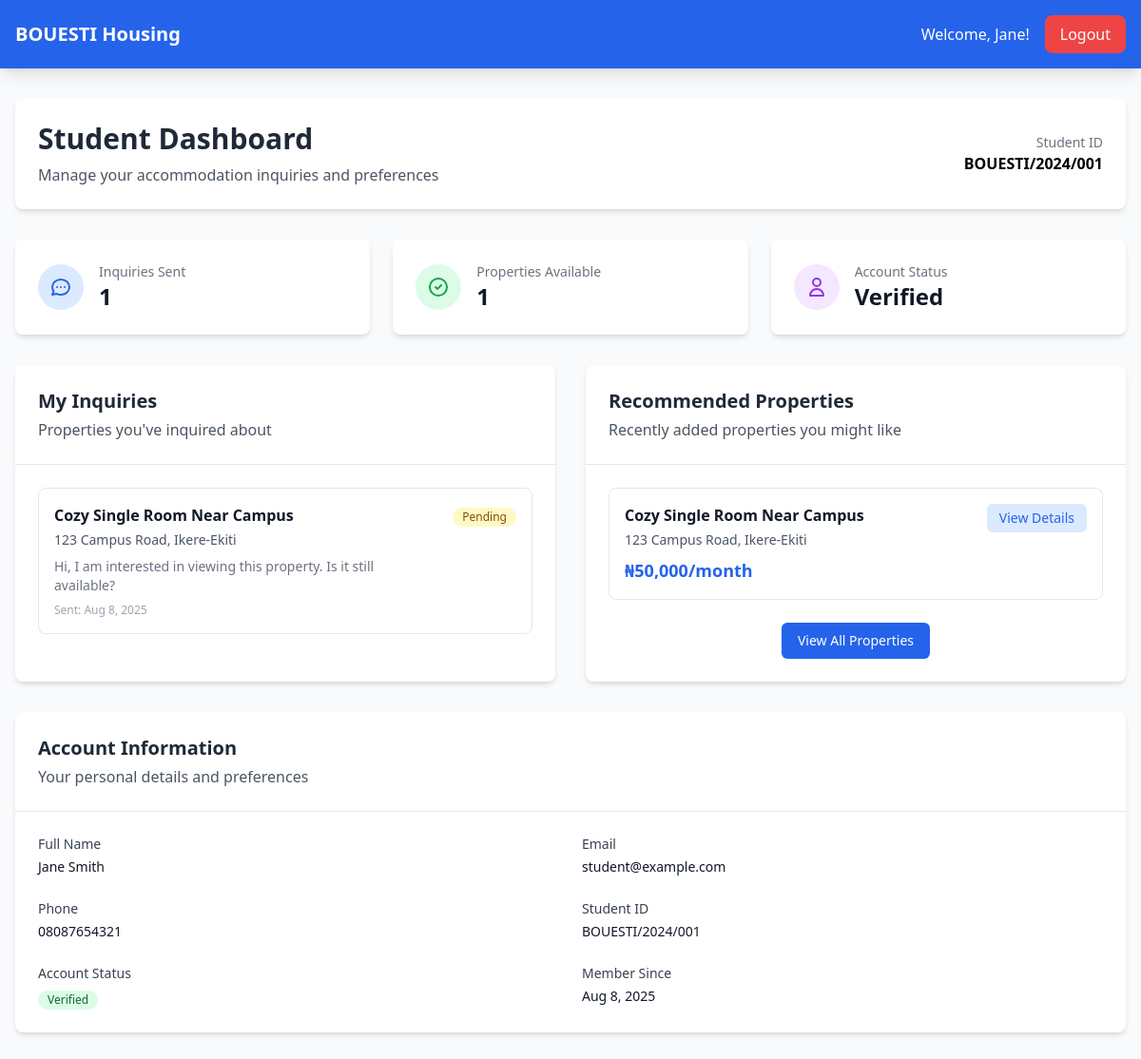
Page /pages/dashboard/student_dashboard.php (signed in) on the committed database.
### tables this page shows
CREATE TABLE users (
    id INT PRIMARY KEY AUTO_INCREMENT,
    email VARCHAR(255) UNIQUE NOT NULL,
    password VARCHAR(255) NOT NULL,
    user_type ENUM('student', 'landlord', 'admin') NOT NULL,
    first_name VARCHAR(100) NOT NULL,
    last_name VARCHAR(100) NOT NULL,
    phone VARCHAR(20) NOT NULL,
    student_id VARCHAR(50) NULL,
    business_name VARCHAR(255) NULL,
    is_verified BOOLEAN DEFAULT FALSE,
    is_active BOOLEAN DEFAULT TRUE,
    created_at TIMESTAMP DEFAULT CURRENT_TIMESTAMP,
    updated_at TIMESTAMP DEFAULT CURRENT_TIMESTAMP ON UPDATE CURRENT_TIMESTAMP
);

CREATE TABLE inquiries (
    id INT PRIMARY KEY AUTO_INCREMENT,
    student_id INT NOT NULL,
    property_id INT NOT NULL,
    landlord_id INT NOT NULL,
    message TEXT NOT NULL,
    admin_response TEXT NULL,
    status ENUM('pending', 'responded', 'closed') DEFAULT 'pending',
    created_at TIMESTAMP DEFAULT CURRENT_TIMESTAMP,
    FOREIGN KEY (student_id) REFERENCES users(id) ON DELETE CASCADE,
    FOREIGN KEY (property_id) REFERENCES properties(id) ON DELETE CASCADE,
    FOREIGN KEY (landlord_id) REFERENCES users(id) ON DELETE CASCADE
);

CREATE TABLE properties (
    id INT PRIMARY KEY AUTO_INCREMENT,
    landlord_id INT NOT NULL,
    title VARCHAR(255) NOT NULL,
    description TEXT NOT NULL,
    address TEXT NOT NULL,
    rent_amount DECIMAL(10,2) NOT NULL,
    property_type ENUM('single_room', 'shared_room', 'apartment') NOT NULL,
    amenities TEXT NULL,
    is_available BOOLEAN DEFAULT TRUE,
    is_approved BOOLEAN DEFAULT FALSE,
    rejection_reason TEXT NULL,
    created_at TIMESTAMP DEFAULT CURRENT_TIMESTAMP,
    updated_at TIMESTAMP DEFAULT CURRENT_TIMESTAMP ON UPDATE CURRENT_TIMESTAMP,
    FOREIGN KEY (landlord_id) REFERENCES users(id) ON DELETE CASCADE
);

### pages/dashboard/student_dashboard.php (the view, shortened to what the rows shown need)
<?php
require_once '../../includes/config.php';
require_once '../../includes/functions.php';
$user_id = $_SESSION['user_id'];
$user = getUserById($user_id);
$inquiries = getInquiriesByStudent($user_id);
$recent_properties = getRecentProperties(4);
?>
<!DOCTYPE html>
<html lang="en">
<head>
    <script src="https://cdn.tailwindcss.com"></script>
    <link rel="stylesheet" href="../../css/style.css">
</head>
<body class="bg-gray-50">
    <nav class="bg-blue-600 text-white shadow-lg">
        <div class="max-w-7xl mx-auto px-4">
            <div class="flex justify-between items-center py-4">
                <div class="flex items-center space-x-4">
                    <span>Welcome, <?php echo htmlspecialchars($user['first_name']); ?>!</span>
                    <a href="../../pages/logout.php" class="bg-red-500 hover:bg-red-600 px-4 py-2 rounded-lg transition duration-200">Logout</a>
                </div>
            </div>
        </div>
    </nav>
    <div class="max-w-7xl mx-auto px-4 py-8">
        <div class="bg-white rounded-lg shadow-md p-6 mb-8">
            <div class="flex items-center justify-between">
                <div>
                    <h1 class="text-3xl font-bold text-gray-800">Student Dashboard</h1>
                </div>
                <div class="text-right">
                    <p class="text-sm text-gray-500">Student ID</p>
                    <p class="font-semibold"><?php echo htmlspecialchars($user['student_id']); ?></p>
                </div>
            </div>
        </div>
        <div class="grid grid-cols-1 lg:grid-cols-2 gap-8">
            <div class="bg-white rounded-lg shadow-md">
                <div class="p-6 border-b border-gray-200">
                    <h2 class="text-xl font-semibold text-gray-800">My Inquiries</h2>
                </div>
                <div class="p-6">
                    <?php if (empty($inquiries)): ?>
                        <div class="text-center py-8">
                            <svg class="mx-auto h-12 w-12 text-gray-400" fill="none" stroke="currentColor" viewBox="0 0 24 24">
                                <path stroke-linecap="round" stroke-linejoin="round" stroke-width="2" d="M8 12h.01M12 12h.01M16 12h.01M21 12c0 4.418-4.03 8-9 8a9.863 9.863 0 01-4.255-.949L3 20l1.395-3.72C3.512 15.042 3 13.574 3 12c0-4.418 4.03-8 9-8s9 3.582 9 8z"></path>
                            </svg>
                            <h3 class="mt-2 text-sm font-medium text-gray-900">No inquiries yet</h3>
                            <p class="mt-1 text-sm text-gray-500">Start browsing properties to send inquiries.</p>
                            <div class="mt-6">
                                <a href="../../pages/properties/list.php" class="inline-flex items-center px-4 py-2 border border-transparent shadow-sm text-sm font-medium rounded-md text-white bg-blue-600 hover:bg-blue-700">
                                    Browse Properties
                                </a>
                            </div>
                        </div>
                    <?php else: ?>
                        <div class="space-y-4">
                            <?php foreach ($inquiries as $inquiry): ?>
                                <?php $property = getPropertyById($inquiry['property_id']); ?>
                                <div class="border border-gray-200 rounded-lg p-4">
                                    <div class="flex justify-between items-start">
                                        <div class="flex-1">
                                            <h3 class="font-semibold text-gray-900"><?php echo htmlspecialchars($property['title']); ?></h3>
                                            <p class="text-sm text-gray-600 mt-1"><?php echo htmlspecialchars($property['address']); ?></p>
                                            <p class="text-sm text-gray-500 mt-2"><?php echo htmlspecialchars($inquiry['message']); ?></p>
                                            <p class="text-xs text-gray-400 mt-2">Sent: <?php echo date('M j, Y', strtotime($inquiry['created_at'])); ?></p>
                                        </div>
                                        <div class="ml-4">
                                            <span class="inline-flex items-center px-2.5 py-0.5 rounded-full text-xs font-medium bg-yellow-100 text-yellow-800">
                                                Pending
                                            </span>
                                        </div>
                                    </div>
                                </div>
                            <?php endforeach; ?>
                        </div>
                    <?php endif; ?>
                </div>
            </div>
            <div class="bg-white rounded-lg shadow-md">
                <div class="p-6 border-b border-gray-200">
                    <h2 class="text-xl font-semibold text-gray-800">Recommended Properties</h2>
                </div>
                <div class="p-6">
                    <?php if (empty($recent_properties)): ?>
                        <div class="text-center py-8">
                            <svg class="mx-auto h-12 w-12 text-gray-400" fill="none" stroke="currentColor" viewBox="0 0 24 24">
                                <path stroke-linecap="round" stroke-linejoin="round" stroke-width="2" d="M19 21V5a2 2 0 00-2-2H7a2 2 0 00-2 2v16m14 0h2m-2 0h-5m-9 0H3m2 0h5M9 7h1m-1 4h1m4-4h1m-1 4h1m-5 10v-5a1 1 0 011-1h2a1 1 0 011 1v5m-4 0h4"></path>
                            </svg>
                            <h3 class="mt-2 text-sm font-medium text-gray-900">No properties available</h3>
                            <p class="mt-1 text-sm text-gray-500">Check back later for new listings.</p>
                        </div>
                    <?php else: ?>
                        <div class="space-y-4">
                            <?php foreach ($recent_properties as $property): ?>
                                <div class="border border-gray-200 rounded-lg p-4 hover:shadow-md transition duration-200">
                                    <div class="flex justify-between items-start">
                                        <div class="flex-1">
                                            <h3 class="font-semibold text-gray-900"><?php echo htmlspecialchars($property['title']); ?></h3>
                                            <p class="text-sm text-gray-600 mt-1"><?php echo htmlspecialchars($property['address']); ?></p>
                                            <p class="text-lg font-bold text-blue-600 mt-2">₦<?php echo number_format($property['rent_amount']); ?>/month</p>
                                        </div>
                                        <div class="ml-4">
                                            <a href="../../pages/properties/details.php?id=<?php echo $property['id']; ?>" class="inline-flex items-center px-3 py-1 border border-transparent text-sm font-medium rounded-md text-blue-600 bg-blue-100 hover:bg-blue-200">
                                                View Details
                                            </a>
                                        </div>
                                    </div>
                                </div>
                            <?php endforeach; ?>
                        </div>
                    <?php endif; ?>
                </div>
            </div>
        </div>
        <div class="bg-white rounded-lg shadow-md mt-8">
            <div class="p-6 border-b border-gray-200">
                <h2 class="text-xl font-semibold text-gray-800">Account Information</h2>
            </div>
            <div class="p-6">
                <div class="grid grid-cols-1 md:grid-cols-2 gap-6">
                    <div>
                        <label class="block text-sm font-medium text-gray-700">Full Name</label>
                        <p class="mt-1 text-sm text-gray-900"><?php echo htmlspecialchars($user['first_name'] . ' ' . $user['last_name']); ?></p>
                    </div>
                    <div>
                        <label class="block text-sm font-medium text-gray-700">Email</label>
                        <p class="mt-1 text-sm text-gray-900"><?php echo htmlspecialchars($user['email']); ?></p>
                    </div>
                    <div>
                        <label class="block text-sm font-medium text-gray-700">Phone</label>
                        <p class="mt-1 text-sm text-gray-900"><?php echo htmlspecialchars($user['phone']); ?></p>
                    </div>
                    <div>
                        <label class="block text-sm font-medium text-gray-700">Student ID</label>
                        <p class="mt-1 text-sm text-gray-900"><?php echo htmlspecialchars($user['student_id']); ?></p>
                    </div>
                    <div>
                        <label class="block text-sm font-medium text-gray-700">Member Since</label>
                        <p class="mt-1 text-sm text-gray-900"><?php echo date('M j, Y', strtotime($user['created_at'])); ?></p>
                    </div>
                </div>
            </div>
        </div>
    </div>
</body>
</html>

### rows in the picture
users: first_name "Jane", student "BOUESTI/2024/001", first_name+last_name "Jane Smith", email "student@example.com", phone "08087654321", created_at "Aug 8, 2025"
inquiries: property.title "Cozy Single Room Near Campus", property.address "123 Campus Road, Ikere-Ekiti", message "Hi, I am interested in viewing this property. Is it still available?", created_at "Aug 8, 2025"
properties: title "Cozy Single Room Near Campus", address "123 Campus Road, Ikere-Ekiti", rent_amount "50,000"

### other values in the picture
count($inquiries) "1"
count($recent_properties) "1"
